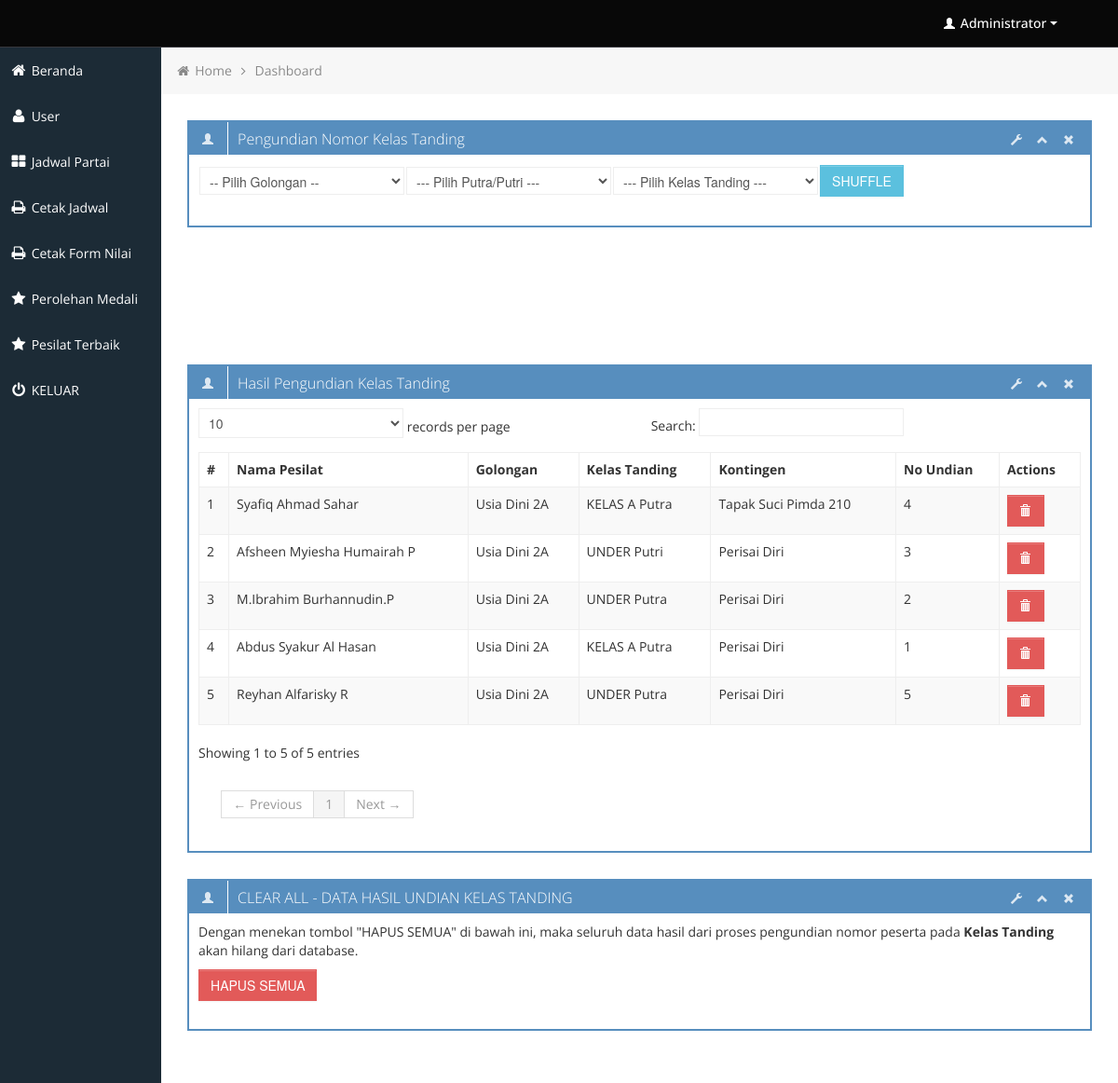
The page /admin/admin_undian_tanding.php (signed in) on the database its author committed.
### tables this page shows
CREATE TABLE `undian` (
  `id_undian` int(11) NOT NULL,
  `id_peserta` int(11) NOT NULL,
  `no_undian` int(11) NOT NULL
);

CREATE TABLE `peserta` (
  `ID_peserta` int(11) NOT NULL,
  `nm_lengkap` varchar(35) NOT NULL,
  `jenis_kelamin` varchar(15) NOT NULL,
  `tpt_lahir` varchar(55) NOT NULL,
  `tgl_lahir` date NOT NULL,
  `tb` int(11) DEFAULT NULL,
  `bb` int(11) DEFAULT NULL,
  `kelas` varchar(21) DEFAULT NULL,
  `asal_sekolah` varchar(55) NOT NULL,
  `kategori_tanding` varchar(10) NOT NULL,
  `golongan` varchar(15) NOT NULL,
  `kode_gr` varchar(32) NOT NULL,
  `kelas_tanding_FK` varchar(25) NOT NULL,
  `kontingen` varchar(100) NOT NULL,
  `foto` varchar(128) DEFAULT NULL,
  `ktp` varchar(128) NOT NULL,
  `akta_lahir` varchar(128) NOT NULL,
  `ijazah` varchar(128) NOT NULL,
  `status` varchar(15) NOT NULL
);

CREATE TABLE `kelastanding` (
  `ID_kelastanding` int(11) NOT NULL,
  `nm_kelastanding` varchar(21) NOT NULL
);

### admin/admin_undian_tanding.php (the view, shortened to what this page needs)
<?php
	include 'includes/connection.php';
	$sqlhasilundian = "SELECT * FROM undian
						INNER JOIN peserta ON peserta.ID_peserta=undian.id_peserta
						INNER JOIN kelastanding ON peserta.kelas_tanding_FK=kelastanding.ID_kelastanding
						ORDER BY undian.id_undian DESC";
	$carihasilundian = mysqli_query($koneksi,$sqlhasilundian);
?>
<link href="css/spinner.css" rel="stylesheet" type="text/css" media="all" />
<div class="row-fluid sortable">
	<div class="box span12">
		<div class="box-header" data-original-title>
			<h2><i class="halflings-icon white user"></i><span class="break"></span>Pengundian Nomor Kelas Tanding</h2>
			<div class="box-icon">
				<a href="#" class="btn-setting"><i class="halflings-icon white wrench"></i></a>
				<a href="#" class="btn-minimize"><i class="halflings-icon white chevron-up"></i></a>
				<a href="#" class="btn-close"><i class="halflings-icon white remove"></i></a>
			</div>
		</div>
		<div class="box-content">
			<form class="form-horizontal" name="UndianPeserta" id="UndianPeserta" method="post" action="admin_do_undian_tanding.php">
				<table>
					<tr>
						<td>
							<select class="form-control" name="golongan" id="golongan">
								<option value="">-- Pilih Golongan --</option>
							</select>
						</td>
						<td>
							<select name="jenis_kelamin" id="jenis_kelamin">
								<option value="">--- Pilih Putra/Putri ---</option>
							</select>
						</td>
						<td>
							<select name="kelas_tanding" id="kelas_tanding">
								<option value="">--- Pilih Kelas Tanding ---</option>
							</select>
						</td>
						<td><input type="submit" class="btn btn-info" name="kocok" value="SHUFFLE" onclick="return confirmUndi();"></td>
					</tr>
				</table>
			</form>
		</div>
	</div>
</div>
<div class="row-fluid sortable">
	<div class="box span12">
		<div class="box-header" data-original-title>
			<h2><i class="halflings-icon white user"></i><span class="break"></span>Hasil Pengundian Kelas Tanding</h2>
			<div class="box-icon">
				<a href="#" class="btn-setting"><i class="halflings-icon white wrench"></i></a>
				<a href="#" class="btn-minimize"><i class="halflings-icon white chevron-up"></i></a>
				<a href="#" class="btn-close"><i class="halflings-icon white remove"></i></a>
			</div>
		</div>
		<div class="box-content">
			<table class="table table-striped table-bordered bootstrap-datatable datatable">
				<thead>
					<tr>
						<th>#</th>
						<th>Nama Pesilat</th>
						<th>Golongan</th>
						<th>Kelas Tanding</th>
						<th>Kontingen</th>
						<th>No Undian</th>
						<th>Actions</th>
					</tr>
				</thead>
				<tbody>
					<?php $no=0; while($hasilundian = mysqli_fetch_array($carihasilundian)) { $no++ ; ?>
					<tr>
						<td><?php echo $no; ?></td>
						<td><?php echo $hasilundian['nm_lengkap']; ?></td>
						<td><?php echo $hasilundian['golongan']; ?></td>
						<td>
							<?php echo $hasilundian['nm_kelastanding'];
								if($hasilundian['jenis_kelamin']=='Putra') { echo " Putra"; } else { echo " Putri" ;}
							?>
						</td>
						<td><?php echo $hasilundian['kontingen']; ?></td>
						<td><?php echo $hasilundian['no_undian']; ?></td>
						<td class="center">
							<a class="btn btn-danger" onclick="return confirmDel()" href="admin_do_del_undian.php?id_undian=<?php echo $hasilundian['id_undian']; ?>">
								<i class="halflings-icon white trash"></i>
							</a>
						</td>
					</tr>
					<?php } ?>
				</tbody>
			</table>
		</div>
	</div>
</div>
<div class="row-fluid sortable">
	<div class="box span12">
		<div class="box-header" data-original-title>
			<h2><i class="halflings-icon white user"></i><span class="break"></span>CLEAR ALL - DATA HASIL UNDIAN KELAS TANDING</h2>
			<div class="box-icon">
				<a href="#" class="btn-setting"><i class="halflings-icon white wrench"></i></a>
				<a href="#" class="btn-minimize"><i class="halflings-icon white chevron-up"></i></a>
				<a href="#" class="btn-close"><i class="halflings-icon white remove"></i></a>
			</div>
		</div>
		<div class="box-content">
			<form class="form-horizontal" method="post" action="do_clear_undian_tanding.php">
				<p>Dengan menekan tombol "HAPUS SEMUA" di bawah ini, maka seluruh data hasil dari proses pengundian nomor peserta pada <b>Kelas Tanding</b> akan hilang dari database.</p>
				<input type="submit" onclick="return confirmDel()" class="btn btn-danger" value="HAPUS SEMUA">
			</form>
		</div>
	</div>
</div>

### admin/css/style.css (style rules this page uses)
body { background: #F5F5F5; color: #333; border: none; font-family: 'Open Sans', sans-serif; font-weight: 400; }
a { color: #646464; }
h2 { font-size: 16px; line-height: 16px; }
.box { border: 2px solid #578EBE; background: #fff !important; margin-bottom: 28px; }
.box-header { height: 16px; font-size: 16px; line-height: 16px; padding: 10px; background: #578EBE; -webkit-box-shadow: none; -moz-box-shadow: none; box-shadow: none; overflow: hidden; }
.box-header h2 { float:left; margin-top: 0px; font-weight: 300; }
.box-header .box-icon, .box-header h2 { color:#fff; }
.box-header h2 i { margin: 0px 3px 0px 4px; opacity: .8; filter: alpha(opacity=80); -ms-filter:"progid:DXImageTransform.Microsoft.Alpha(Opacity=80)"; }
.box-header .box-icon { float:right; margin-top: 1px; }
.box-header .box-icon i { -webkit-transition: all 0.1s ease-in-out; -moz-transition: all 0.1s ease-in-out; -o-transition: all 0.1s ease-in-out; -ms-transition: all 0.1s ease-in-out; transition: all 0.1s ease-in-out; opacity: .8; filter: alpha(opacity=80); -ms-filter:"progid:DXImageTransform.Microsoft.Alpha(Opacity=80)"; }
.box-header .box-icon a { margin: 0px 5px; }
.box-content { position: relative; z-index: 50; margin-top: -1px; padding: 10px; background: #fff !important; }
.btn { display: inline-block; padding: 6px 12px; margin-bottom: 0; font-size: 14px; font-weight: 500; line-height: 20px; text-align: center; white-space: nowrap; vertical-align: middle; cursor: pointer; border: 1px solid #a7a9aa; -webkit-border-radius: 0px !important; border-radius: 0px !important; }
.btn i { margin-top: 2px; }
.btn { color: #ffffff; background-color: #a7a9aa; border-color: #a7a9aa; background-image: none; filter: none; text-shadow: none; }
.btn-danger { background-color: #E25A59; border-color: #E25A59; }
.btn-info { background-color: #5bc0de; border-color: #5bc0de; }
.table th, .table td { border-top: 1px solid #eee; }
.table-bordered { border-color: #eee; -webkit-border-radius: 0px !important; -moz-border-radius: 0px !important; border-radius: 0px !important; }
.table-bordered th, .table-bordered td { border-left: 1px solid #eee; }
.table-bordered thead:first-child tr:first-child > th:first-child, .table-bordered tbody:first-child tr:first-child > td:first-child, .table-bordered tbody:first-child tr:first-child > th:first-child { -webkit-border-radius: 0px !important; -moz-border-radius: 0px !important; border-radius: 0px !important; }
.table-bordered thead:first-child tr:first-child > th:last-child, .table-bordered tbody:first-child tr:first-child > td:last-child, .table-bordered tbody:first-child tr:first-child > th:last-child { -webkit-border-radius: 0px !important; -moz-border-radius: 0px !important; border-radius: 0px !important; }
.table-bordered thead:last-child tr:last-child > th:first-child, .table-bordered tbody:last-child tr:last-child > td:first-child, .table-bordered tbody:last-child tr:last-child > th:first-child, .table-bordered tfoot:last-child tr:last-child > td:first-child, .table-bordered tfoot:last-child tr:last-child > th:first-child { -webkit-border-radius: 0px !important; -moz-border-radius: 0px !important; border-radius: 0px !important; }
.table-bordered thead:last-child tr:last-child > th:last-child, .table-bordered tbody:last-child tr:last-child > td:last-child, .table-bordered tbody:last-child tr:last-child > th:last-child, .table-bordered tfoot:last-child tr:last-child > td:last-child, .table-bordered tfoot:last-child tr:last-child > th:last-child { -webkit-border-radius: 0px !important; -moz-border-radius: 0px !important; border-radius: 0px !important; }

### admin/css/halflings.css (style rules this page uses)
html, html .halflings { -webkit-font-smoothing: antialiased !important; }
.halflings-icon { display: inline-block; width: 14px; height: 14px; line-height: 14px; vertical-align: text-top; background-image: url(../img/glyphicons_halflings.svg); background-position: 0 0; background-repeat: no-repeat; vertical-align: top; *display: inline; *zoom: 1; *margin-right: .3em; }
.halflings-icon.white { background-image: url(../img/glyphicons_halflings-white.svg); }
.halflings-icon.user { background-position: -168px 0; }
.halflings-icon.remove { background-position: -312px 0; }
.halflings-icon.trash { background-position: -456px 0; }
.halflings-icon.chevron-up { background-position: -288px -120px; }
.halflings-icon.wrench { background-position: -360px -144px; }

### rows shown on the page
undian: id_peserta.nm_lengkap "Syafiq Ahmad Sahar", id_peserta.golongan "Usia Dini 2A", kelastanding.nm_kelastanding "KELAS A", shows "Putra", id_peserta.kontingen "Tapak Suci Pimda 210", no_undian "4"
undian: id_peserta.nm_lengkap "Afsheen Myiesha Humairah P", id_peserta.golongan "Usia Dini 2A", kelastanding.nm_kelastanding "UNDER", shows "Putri", id_peserta.kontingen "Perisai Diri", no_undian "3"
undian: id_peserta.nm_lengkap "M.Ibrahim Burhannudin.P", id_peserta.golongan "Usia Dini 2A", kelastanding.nm_kelastanding "UNDER", shows "Putra", id_peserta.kontingen "Perisai Diri", no_undian "2"
undian: id_peserta.nm_lengkap "Abdus Syakur Al Hasan", id_peserta.golongan "Usia Dini 2A", kelastanding.nm_kelastanding "KELAS A", shows "Putra", id_peserta.kontingen "Perisai Diri", no_undian "1"
undian: id_peserta.nm_lengkap "Reyhan Alfarisky R", id_peserta.golongan "Usia Dini 2A", kelastanding.nm_kelastanding "UNDER", shows "Putra", id_peserta.kontingen "Perisai Diri", no_undian "5"
